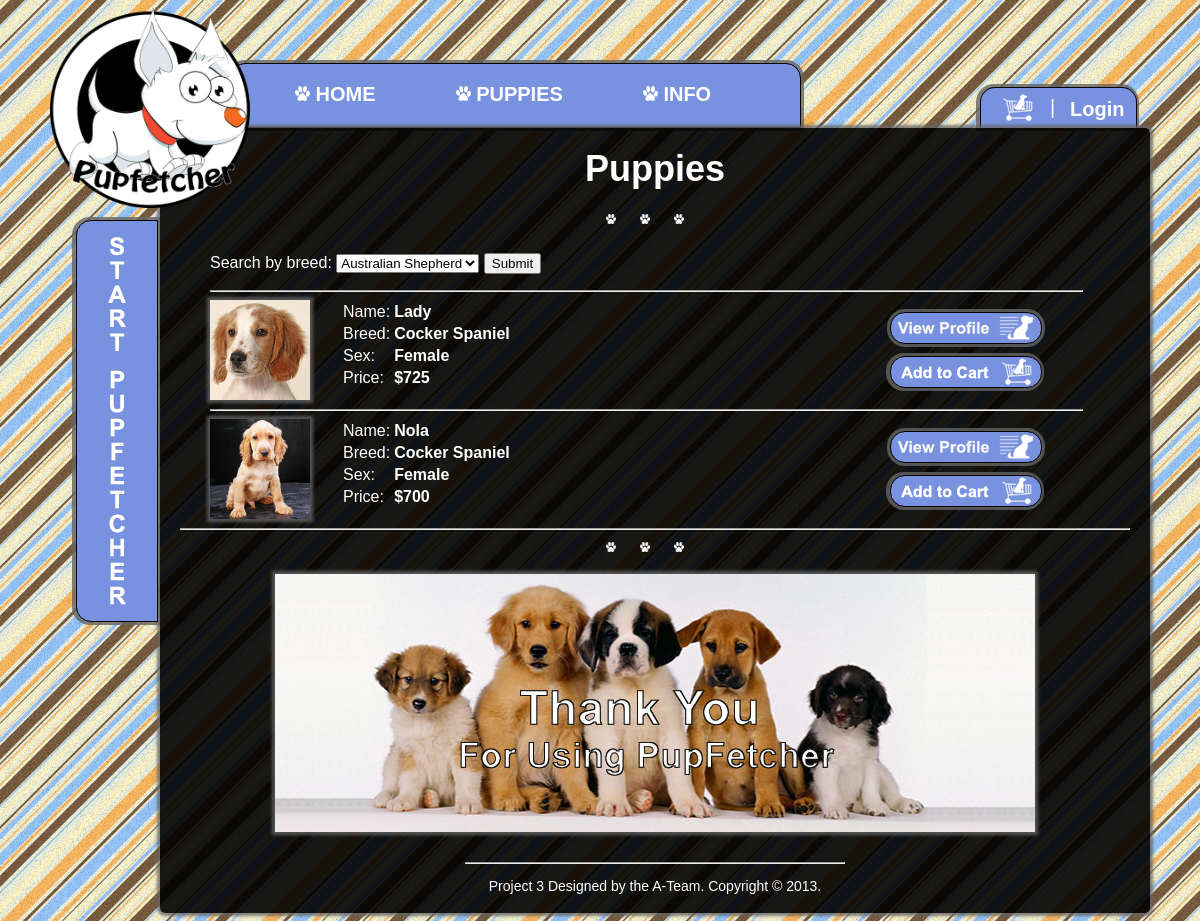
The app's page /puppies.php?breed=Cocker Spaniel with its own data.
### tables this page shows
CREATE TABLE `puppies` (
  `puppy_id` int(10) NOT NULL,
  `name` varchar(50) NOT NULL,
  `breed` varchar(100) NOT NULL,
  `sex` varchar(10) NOT NULL,
  `size` varchar(20) NOT NULL,
  `birthday` varchar(15) NOT NULL,
  `location` varchar(50) NOT NULL,
  `price` varchar(10) NOT NULL,
  `vaccination` int(1) NOT NULL,
  `img_name` varchar(100) NOT NULL
);

### puppies.php (the view, shortened to what this page needs)
</html><!DOCTYPE html PUBLIC "-//W3C//DTD XHTML 1.0 Transitional//EN" "http://www.w3.org/TR/xhtml1/DTD/xhtml1-transitional.dtd">
<html xmlns="http://www.w3.org/1999/xhtml">
  <head>
    <link rel="stylesheet" type="text/css" href="css/style.css">
    <link rel="stylesheet" type="text/css" href="css/pupInfo.css">
  </head>
  <body>
    <div class="container">
	<?php
    include("navBar.php");
    if (!isset($_SESSION['myusername']))
        {
            include("login.php");
        }
        else
        {
            include("logoutbutton.php");
        }
    ?>
        <div class="contentProfile">
          <div class="title">
            Puppies
          </div>
     <div class="paws">
     <img src="img/paw.png" name="paw" width="10" height="10" class="paw"/>
     <img src="img/paw.png" name="paw" width="10" height="10" class="paw"/>
     <img src="img/paw.png" name="paw" width="10" height="10" class="paw"/>
     </div>
     <div class="puplist">
      <?php
          $sql="SELECT breed FROM puppies ORDER BY breed ASC";
          $result=mysql_query($sql);
          while ($row=mysql_fetch_assoc($result))
          {
            $results[] = $row['breed'];
          }
          $results = array_unique($results);
      ?>
      <form action='puppies.php' method='get'>
        Search by breed: <select name='breed'>
          <?php
            foreach($results as $result)
            {
              echo '<option value="'.$result.'">'.$result.'</option>';
            }
          ?>
        </select>
        <input type='submit'>
      </form>
    <?php
      if (isset($_GET['breed']))
      {
        $q1 = "SELECT * FROM `puppies` WHERE `breed` = '" . $_GET['breed'] . "'";
      }
      else
      {
        $q1 = "SELECT * FROM `puppies`";
      }
      $blah = mysql_query($q1);
      while($puppy = mysql_fetch_assoc($blah))
      {
        $puppy_id = $puppy['puppy_id'];
        $pupName = $puppy['name'];
        $breed = $puppy['breed'];
        $sex = $puppy['sex'];
        $price = $puppy['price'];
        $img = $puppy['img_name'];
        echo "<hr>";
        echo "<div class='puppic'>";
          echo"<a href='pupInfo.php?id=" . $puppy_id . "'><img src='$img' alt='Puppy image' width='100' height='100'/></a>";
        echo "</div>";
        echo "<div class='puppy-list'>";
          echo "<table>";
            echo "<tr><td>Name:</td><td><b>$pupName</b></td></tr>";
            echo "<tr><td>Breed:</td><td><b>$breed</b></td></tr>";
            echo "<tr><td>Sex:</td><td><b>$sex</b></td></tr>";
            echo "<tr><td>Price:</td><td><b>$$price</b></td></tr>";
          echo "</table>";
        echo "</div>";
        echo "<div class='infoButtons2'>";
		      echo"<a href='pupInfo.php?id=" . $puppy_id . "'> <img src='img/profile2.png'  /></a>";
		    echo "</div>";
		    echo "<div class='infoButtons'>";
		      echo"<a href='pupCart.php?id=" . $puppy_id . "'> <img src='img/pupcart2.png' /></a>";
		    echo "</div>";
      }
    ?>
    </div>
<hr />
  <div class="paws">
  <img src="img/paw.png" name="paw" width="10" height="10" class="paw"/>
  <img src="img/paw.png" name="paw" width="10" height="10" class="paw"/>
  <img src="img/paw.png" name="paw" width="10" height="10" class="paw"/>
  </div>
     <br />
  <div class="bottomPic">
   <img src="img/puppic/gather.jpg" name="paw" />
  </div>
      <div class="footer">
      <hr/>
         <p>Project 3 Designed by the A-Team. Copyright &copy; 2013.</p>
        </div>
      </div>
    <?php
    include("sidebar.php");
    ?>
      </div>
  </body>
</html>

### css/style.css (style rules this page uses)
body { background-image: url(../img/tile2.png); background-color: #FFFFFF; background-repeat: repeat; font-family: Helvetica,Arial, sans-serif; font-weight: normal; }
.container { width: 1100px; margin: 0 auto; }
.title { font-size: 36px; text-align: center; font-weight: bold; margin-bottom: 20px; color: #FFF; }
.paws { text-align:center; }
.paw { padding-right:20px; }
table { color:rgb(255,255,255); white-space: normal; line-height: normal; font-weight: normal; font-size: medium; font-variant: normal; font-style: normal; text-align: start; }
.footer { padding-left:30%; padding-right:30%; text-align:center; margin-top:30px; font-size: 14px; color: #FFF; }
a:link { color: #FFFFFF; text-decoration: none; }
.bottomPic { margin-left:10%; margin-right:10%; -moz-box-shadow: 0 0 3px 3px rgba(100, 100, 100, 0.8); -webkit-box-shadow: 0 0 3px 3px rgba(100, 100, 100, 0.8); box-shadow: 0 0 3px 3px rgba(100, 100, 100, 0.8); }
p { color:white; maring-top:-20px; }

### css/pupInfo.css (style rules this page uses)
.contentProfile { background-image: url(../img/back_cell2.png); background-repeat: repeat; height:auto; width: 950px; margin-left:110px; margin-top:-80px; padding:20px; padding-bottom:5px; -moz-box-shadow: 0 0 3px 3px rgba(100, 100, 100, 0.8); -webkit-box-shadow: 0 0 3px 3px rgba(100, 100, 100, 0.8); box-shadow: 0 0 3px 3px rgba(100, 100, 100, 0.8); -moz-border-radius: 5px; -webkit-border-radius: 5px; -khtml-border-radius: 5px; border-radius: 5px; position:relative; z-index:1; }
.puppic { float:left; margin-right: 30px; -moz-box-shadow: 0 0 3px 3px rgba(100, 100, 100, 0.8); -webkit-box-shadow: 0 0 3px 3px rgba(100, 100, 100, 0.8); box-shadow: 0 0 3px 3px rgba(100, 100, 100, 0.8); }
.puplist { padding-top: 25px; margin-left: 30px; margin-right: 5%; margin-bottom: 18px; color: rgb(255,255,255); }
.puppy-list { margin-bottom:19px; }
.infoButtons { position:absolute; float:right; margin-left: 680px; margin-top: -53px; background-color: rgb(121,146,223); height: 30px; width: 150px; border: thin solid rgb(0,0,0); -moz-box-shadow: -1px 0 0px 3px rgba(100, 100, 100, 0.8); -webkit-box-shadow: -1px 0 0px 3px rgba(100, 100, 100, 0.8); box-shadow: -1px 0 0px 3px rgba(100, 100, 100, 0.8); -moz-border-radius: 15px 15px 15px 15px; -webkit-border-radius: 15px 15px 15px 15px; -khtml-border-radius: 15px 15px 15px 15px; border-radius: 15px 15px 15px 15px; cursor:pointer; z-index: 1; }
.infoButtons2 { position:absolute; float:right; margin-left: 680px; margin-top: -97px; background-color: rgb(121,146,223); height: 30px; width: 150px; border: thin solid rgb(0,0,0); -moz-box-shadow: 0px 0 0px 3px rgba(100, 100, 100, 0.8); -webkit-box-shadow: 0px 0 0px 3px rgba(100, 100, 100, 0.8); box-shadow: 0px 0 0px 3px rgba(100, 100, 100, 0.8); -moz-border-radius: 15px 15px 15px 15px; -webkit-border-radius: 15px 15px 15px 15px; -khtml-border-radius: 15px 15px 15px 15px; border-radius: 15px 15px 15px 15px; cursor:pointer; z-index: 1; }

### records on screen
puppies: img_name (picture), name "Lady", breed "Cocker Spaniel", sex "Female", price "725"
puppies: img_name (picture), name "Nola", breed "Cocker Spaniel", sex "Female", price "700"

### other values on screen
form field breed "Australian Shepherd"
